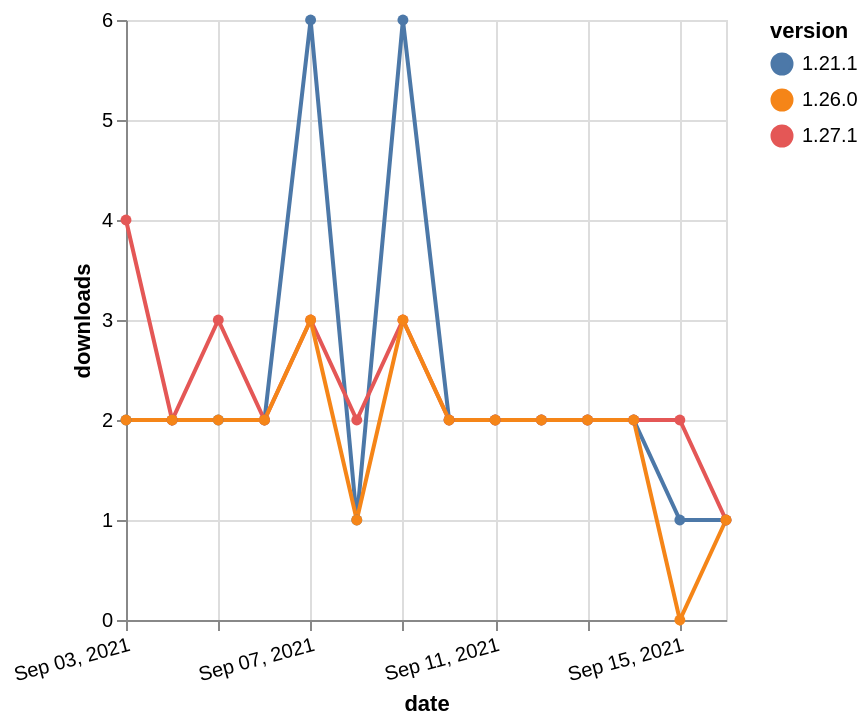

The specification (Vega-Lite) saved for this image:
### Vega-Lite specification from a JSON file in a GitHub repository (floating-point values rounded to 4 significant figures)
{"$schema": "https://vega.github.io/schema/vega-lite/v5.json", "description": "A simple bar chart with embedded data.", "data": {"values": [{"date": "2021-09-03", "total": 4695, "delta": 2, "version": "1.21.1"}, {"date": "2021-09-04", "total": 4697, "delta": 2, "version": "1.21.1"}, {"date": "2021-09-05", "total": 4699, "delta": 2, "version": "1.21.1"}, {"date": "2021-09-06", "total": 4701, "delta": 2, "version": "1.21.1"}, {"date": "2021-09-07", "total": 4707, "delta": 6, "version": "1.21.1"}, {"date": "2021-09-08", "total": 4708, "delta": 1, "version": "1.21.1"}, {"date": "2021-09-09", "total": 4714, "delta": 6, "version": "1.21.1"}, {"date": "2021-09-10", "total": 4716, "delta": 2, "version": "1.21.1"}, {"date": "2021-09-11", "total": 4718, "delta": 2, "version": "1.21.1"}, {"date": "2021-09-12", "total": 4720, "delta": 2, "version": "1.21.1"}, {"date": "2021-09-13", "total": 4722, "delta": 2, "version": "1.21.1"}, {"date": "2021-09-14", "total": 4724, "delta": 2, "version": "1.21.1"}, {"date": "2021-09-15", "total": 4725, "delta": 1, "version": "1.21.1"}, {"date": "2021-09-16", "total": 4726, "delta": 1, "version": "1.21.1"}, {"date": "2021-09-03", "total": 2644, "delta": 4, "version": "1.27.1"}, {"date": "2021-09-04", "total": 2646, "delta": 2, "version": "1.27.1"}, {"date": "2021-09-05", "total": 2649, "delta": 3, "version": "1.27.1"}, {"date": "2021-09-06", "total": 2651, "delta": 2, "version": "1.27.1"}, {"date": "2021-09-07", "total": 2654, "delta": 3, "version": "1.27.1"}, {"date": "2021-09-08", "total": 2656, "delta": 2, "version": "1.27.1"}, {"date": "2021-09-09", "total": 2659, "delta": 3, "version": "1.27.1"}, {"date": "2021-09-10", "total": 2661, "delta": 2, "version": "1.27.1"}, {"date": "2021-09-11", "total": 2663, "delta": 2, "version": "1.27.1"}, {"date": "2021-09-12", "total": 2665, "delta": 2, "version": "1.27.1"}, {"date": "2021-09-13", "total": 2667, "delta": 2, "version": "1.27.1"}, {"date": "2021-09-14", "total": 2669, "delta": 2, "version": "1.27.1"}, {"date": "2021-09-15", "total": 2671, "delta": 2, "version": "1.27.1"}, {"date": "2021-09-16", "total": 2672, "delta": 1, "version": "1.27.1"}, {"date": "2021-09-03", "total": 2539, "delta": 2, "version": "1.26.0"}, {"date": "2021-09-04", "total": 2541, "delta": 2, "version": "1.26.0"}, {"date": "2021-09-05", "total": 2543, "delta": 2, "version": "1.26.0"}, {"date": "2021-09-06", "total": 2545, "delta": 2, "version": "1.26.0"}, {"date": "2021-09-07", "total": 2548, "delta": 3, "version": "1.26.0"}, {"date": "2021-09-08", "total": 2549, "delta": 1, "version": "1.26.0"}, {"date": "2021-09-09", "total": 2552, "delta": 3, "version": "1.26.0"}, {"date": "2021-09-10", "total": 2554, "delta": 2, "version": "1.26.0"}, {"date": "2021-09-11", "total": 2556, "delta": 2, "version": "1.26.0"}, {"date": "2021-09-12", "total": 2558, "delta": 2, "version": "1.26.0"}, {"date": "2021-09-13", "total": 2560, "delta": 2, "version": "1.26.0"}, {"date": "2021-09-14", "total": 2562, "delta": 2, "version": "1.26.0"}, {"date": "2021-09-15", "total": 2562, "delta": 0, "version": "1.26.0"}, {"date": "2021-09-16", "total": 2563, "delta": 1, "version": "1.26.0"}]}, "width": "container", "mark": {"type": "line", "point": {"filled": true}}, "encoding": {"x": {"field": "date", "type": "temporal", "timeUnit": "yearmonthdate", "title": "date", "axis": {"labelAngle": -15}}, "y": {"field": "delta", "type": "quantitative", "title": "downloads"}, "color": {"field": "version", "type": "nominal"}, "tooltip": {"field": "delta"}}}
